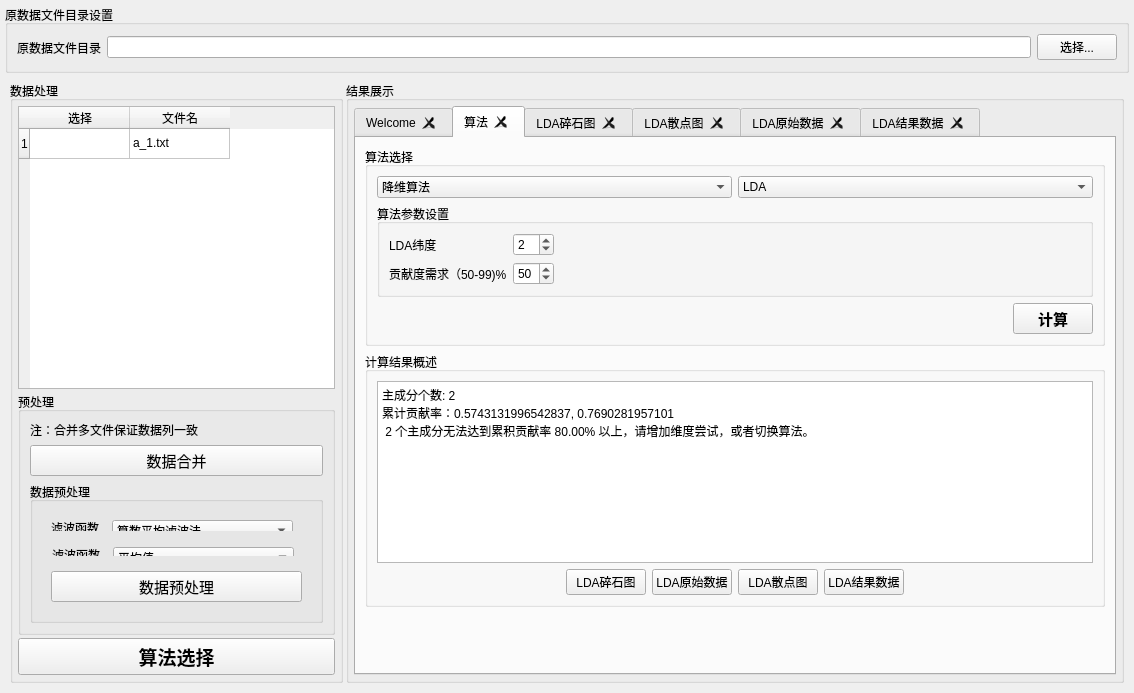
<?xml version="1.0" encoding="UTF-8"?>
<ui version="4.0">
 <class>Form</class>
 <widget class="QWidget" name="Form">
  <property name="geometry">
   <rect>
    <x>0</x>
    <y>0</y>
    <width>1134</width>
    <height>693</height>
   </rect>
  </property>
  <property name="windowTitle">
   <string>Form</string>
  </property>
  <layout class="QVBoxLayout" name="verticalLayout" stretch="1,9">
   <property name="spacing">
    <number>3</number>
   </property>
   <property name="leftMargin">
    <number>5</number>
   </property>
   <property name="topMargin">
    <number>5</number>
   </property>
   <property name="rightMargin">
    <number>5</number>
   </property>
   <property name="bottomMargin">
    <number>5</number>
   </property>
   <item>
    <widget class="QGroupBox" name="groupBox">
     <property name="title">
      <string>原数据文件目录设置</string>
     </property>
     <layout class="QHBoxLayout" name="horizontalLayout_6">
      <item>
       <widget class="QLabel" name="label_19">
        <property name="text">
         <string>原数据文件目录</string>
        </property>
       </widget>
      </item>
      <item>
       <widget class="QLineEdit" name="lineEdit_2"/>
      </item>
      <item>
       <widget class="QPushButton" name="pushButton_5">
        <property name="text">
         <string>选择...</string>
        </property>
       </widget>
      </item>
     </layout>
    </widget>
   </item>
   <item>
    <widget class="QWidget" name="widget" native="true">
     <layout class="QHBoxLayout" name="horizontalLayout_7" stretch="3,7">
      <property name="spacing">
       <number>3</number>
      </property>
      <property name="leftMargin">
       <number>5</number>
      </property>
      <property name="topMargin">
       <number>5</number>
      </property>
      <property name="rightMargin">
       <number>5</number>
      </property>
      <property name="bottomMargin">
       <number>5</number>
      </property>
      <item>
       <widget class="QGroupBox" name="groupBox_11">
        <property name="title">
         <string>数据处理</string>
        </property>
        <layout class="QVBoxLayout" name="verticalLayout_6" stretch="7,6,0">
         <property name="spacing">
          <number>3</number>
         </property>
         <property name="leftMargin">
          <number>5</number>
         </property>
         <property name="topMargin">
          <number>5</number>
         </property>
         <property name="rightMargin">
          <number>5</number>
         </property>
         <property name="bottomMargin">
          <number>5</number>
         </property>
         <item>
          <widget class="QTableWidget" name="tableWidget_2">
           <row/>
           <column>
            <property name="text">
             <string>选择</string>
            </property>
           </column>
           <column>
            <property name="text">
             <string>文件名</string>
            </property>
           </column>
           <item row="0" column="0">
            <property name="text">
             <string/>
            </property>
            <property name="checkState">
             <enum>Unchecked</enum>
            </property>
           </item>
           <item row="0" column="1">
            <property name="text">
             <string>a_1.txt</string>
            </property>
           </item>
          </widget>
         </item>
         <item>
          <widget class="QGroupBox" name="groupBox_13">
           <property name="title">
            <string>预处理</string>
           </property>
           <layout class="QVBoxLayout" name="verticalLayout_7" stretch="0,4,6">
            <item>
             <widget class="QLabel" name="label">
              <property name="text">
               <string>注：合并多文件保证数据列一致</string>
              </property>
             </widget>
            </item>
            <item>
             <widget class="QPushButton" name="pushButton_6">
              <property name="font">
               <font>
                <pointsize>11</pointsize>
               </font>
              </property>
              <property name="text">
               <string>数据合并</string>
              </property>
             </widget>
            </item>
            <item>
             <widget class="QGroupBox" name="groupBox_14">
              <property name="title">
               <string>数据预处理</string>
              </property>
              <layout class="QVBoxLayout" name="verticalLayout_8">
               <item>
                <widget class="QWidget" name="widget_2" native="true">
                 <widget class="QLabel" name="label_20">
                  <property name="geometry">
                   <rect>
                    <x>9</x>
                    <y>9</y>
                    <width>48</width>
                    <height>16</height>
                   </rect>
                  </property>
                  <property name="text">
                   <string>滤波函数</string>
                  </property>
                 </widget>
                 <widget class="QComboBox" name="comboBox_3">
                  <property name="geometry">
                   <rect>
                    <x>70</x>
                    <y>9</y>
                    <width>181</width>
                    <height>21</height>
                   </rect>
                  </property>
                  <item>
                   <property name="text">
                    <string>算数平均滤波法</string>
                   </property>
                  </item>
                  <item>
                   <property name="text">
                    <string>递推滤波平均法</string>
                   </property>
                  </item>
                  <item>
                   <property name="text">
                    <string>中位值滤波平均法</string>
                   </property>
                  </item>
                  <item>
                   <property name="text">
                    <string>一介滞后滤波法</string>
                   </property>
                  </item>
                  <item>
                   <property name="text">
                    <string>加权递推平均滤波法</string>
                   </property>
                  </item>
                  <item>
                   <property name="text">
                    <string>消抖滤波法</string>
                   </property>
                  </item>
                  <item>
                   <property name="text">
                    <string>限幅滤波法</string>
                   </property>
                  </item>
                 </widget>
                </widget>
               </item>
               <item>
                <widget class="QWidget" name="widget_3" native="true">
                 <widget class="QComboBox" name="comboBox_4">
                  <property name="geometry">
                   <rect>
                    <x>71</x>
                    <y>10</y>
                    <width>181</width>
                    <height>21</height>
                   </rect>
                  </property>
                  <item>
                   <property name="text">
                    <string>平均值</string>
                   </property>
                  </item>
                  <item>
                   <property name="text">
                    <string>中位数</string>
                   </property>
                  </item>
                  <item>
                   <property name="text">
                    <string>众数</string>
                   </property>
                  </item>
                  <item>
                   <property name="text">
                    <string>极差</string>
                   </property>
                  </item>
                  <item>
                   <property name="text">
                    <string>最大值</string>
                   </property>
                  </item>
                  <item>
                   <property name="text">
                    <string>最大斜率</string>
                   </property>
                  </item>
                 </widget>
                 <widget class="QLabel" name="label_21">
                  <property name="geometry">
                   <rect>
                    <x>10</x>
                    <y>10</y>
                    <width>48</width>
                    <height>16</height>
                   </rect>
                  </property>
                  <property name="text">
                   <string>滤波函数</string>
                  </property>
                 </widget>
                </widget>
               </item>
               <item>
                <widget class="QWidget" name="widget_4" native="true">
                 <layout class="QVBoxLayout" name="verticalLayout_9">
                  <item>
                   <widget class="QPushButton" name="pushButton_8">
                    <property name="font">
                     <font>
                      <pointsize>11</pointsize>
                     </font>
                    </property>
                    <property name="text">
                     <string>数据预处理</string>
                    </property>
                   </widget>
                  </item>
                 </layout>
                </widget>
               </item>
              </layout>
             </widget>
            </item>
           </layout>
          </widget>
         </item>
         <item>
          <widget class="QPushButton" name="pushButton_7">
           <property name="enabled">
            <bool>true</bool>
           </property>
           <property name="font">
            <font>
             <pointsize>14</pointsize>
             <bold>true</bold>
            </font>
           </property>
           <property name="autoFillBackground">
            <bool>false</bool>
           </property>
           <property name="text">
            <string>算法选择</string>
           </property>
           <property name="checkable">
            <bool>false</bool>
           </property>
           <property name="checked">
            <bool>false</bool>
           </property>
           <property name="autoRepeat">
            <bool>false</bool>
           </property>
           <property name="autoDefault">
            <bool>false</bool>
           </property>
           <property name="default">
            <bool>false</bool>
           </property>
           <property name="flat">
            <bool>false</bool>
           </property>
          </widget>
         </item>
        </layout>
       </widget>
      </item>
      <item>
       <widget class="QGroupBox" name="groupBox_12">
        <property name="title">
         <string>结果展示</string>
        </property>
        <layout class="QVBoxLayout" name="verticalLayout_2">
         <property name="spacing">
          <number>3</number>
         </property>
         <property name="leftMargin">
          <number>5</number>
         </property>
         <property name="topMargin">
          <number>5</number>
         </property>
         <property name="rightMargin">
          <number>5</number>
         </property>
         <property name="bottomMargin">
          <number>5</number>
         </property>
         <item>
          <widget class="QTabWidget" name="tabWidget">
           <property name="currentIndex">
            <number>1</number>
           </property>
           <property name="tabsClosable">
            <bool>true</bool>
           </property>
           <widget class="QWidget" name="tab_6">
            <attribute name="title">
             <string>Welcome</string>
            </attribute>
            <widget class="QWidget" name="layoutWidget">
             <property name="geometry">
              <rect>
               <x>190</x>
               <y>140</y>
               <width>301</width>
               <height>211</height>
              </rect>
             </property>
             <layout class="QVBoxLayout" name="verticalLayout_10">
              <item>
               <widget class="QLabel" name="label_4">
                <property name="text">
                 <string>1. 选择原数据目录</string>
                </property>
               </widget>
              </item>
              <item>
               <widget class="QLabel" name="label_5">
                <property name="text">
                 <string>2. 选择合并的数据文件</string>
                </property>
               </widget>
              </item>
              <item>
               <widget class="QLabel" name="label_6">
                <property name="text">
                 <string>3. 选择预处理的数据文件</string>
                </property>
               </widget>
              </item>
              <item>
               <widget class="QLabel" name="label_7">
                <property name="text">
                 <string>4. 算法选择</string>
                </property>
               </widget>
              </item>
              <item>
               <widget class="QLabel" name="label_8">
                <property name="text">
                 <string>5. 结果展示</string>
                </property>
               </widget>
              </item>
             </layout>
            </widget>
           </widget>
           <widget class="QWidget" name="tab">
            <attribute name="title">
             <string>算法</string>
            </attribute>
            <layout class="QVBoxLayout" name="verticalLayout_5">
             <item>
              <widget class="QGroupBox" name="groupBox_2">
               <property name="title">
                <string>算法选择</string>
               </property>
               <layout class="QVBoxLayout" name="verticalLayout_4">
                <item>
                 <layout class="QHBoxLayout" name="horizontalLayout_2">
                  <item>
                   <widget class="QComboBox" name="comboBox">
                    <item>
                     <property name="text">
                      <string>降维算法</string>
                     </property>
                    </item>
                    <item>
                     <property name="text">
                      <string>回归算法</string>
                     </property>
                    </item>
                    <item>
                     <property name="text">
                      <string>分类算法</string>
                     </property>
                    </item>
                   </widget>
                  </item>
                  <item>
                   <widget class="QComboBox" name="comboBox_2">
                    <item>
                     <property name="text">
                      <string>LDA</string>
                     </property>
                    </item>
                    <item>
                     <property name="text">
                      <string>SVM</string>
                     </property>
                    </item>
                    <item>
                     <property name="text">
                      <string>RF</string>
                     </property>
                    </item>
                   </widget>
                  </item>
                 </layout>
                </item>
                <item>
                 <widget class="QGroupBox" name="groupBox_5">
                  <property name="title">
                   <string>算法参数设置</string>
                  </property>
                  <layout class="QHBoxLayout" name="horizontalLayout_4">
                   <item>
                    <layout class="QGridLayout" name="gridLayout">
                     <item row="0" column="0">
                      <widget class="QLabel" name="label_2">
                       <property name="text">
                        <string>LDA纬度</string>
                       </property>
                      </widget>
                     </item>
                     <item row="0" column="1">
                      <widget class="QSpinBox" name="spinBox">
                       <property name="value">
                        <number>2</number>
                       </property>
                      </widget>
                     </item>
                     <item row="1" column="0">
                      <widget class="QLabel" name="label_3">
                       <property name="text">
                        <string>贡献度需求（50-99)%</string>
                       </property>
                      </widget>
                     </item>
                     <item row="1" column="1">
                      <widget class="QSpinBox" name="spinBox_2">
                       <property name="value">
                        <number>50</number>
                       </property>
                      </widget>
                     </item>
                    </layout>
                   </item>
                   <item>
                    <spacer name="horizontalSpacer_4">
                     <property name="orientation">
                      <enum>Qt::Orientation::Horizontal</enum>
                     </property>
                     <property name="sizeHint" stdset="0">
                      <size>
                       <width>492</width>
                       <height>20</height>
                      </size>
                     </property>
                    </spacer>
                   </item>
                  </layout>
                 </widget>
                </item>
                <item>
                 <layout class="QHBoxLayout" name="horizontalLayout">
                  <item>
                   <spacer name="horizontalSpacer">
                    <property name="orientation">
                     <enum>Qt::Orientation::Horizontal</enum>
                    </property>
                    <property name="sizeHint" stdset="0">
                     <size>
                      <width>588</width>
                      <height>20</height>
                     </size>
                    </property>
                   </spacer>
                  </item>
                  <item>
                   <widget class="QPushButton" name="pushButton">
                    <property name="font">
                     <font>
                      <pointsize>11</pointsize>
                      <bold>true</bold>
                     </font>
                    </property>
                    <property name="text">
                     <string>计算</string>
                    </property>
                   </widget>
                  </item>
                 </layout>
                </item>
               </layout>
              </widget>
             </item>
             <item>
              <widget class="QGroupBox" name="groupBox_3">
               <property name="title">
                <string>计算结果概述</string>
               </property>
               <layout class="QVBoxLayout" name="verticalLayout_3">
                <item>
                 <widget class="QTextBrowser" name="textBrowser">
                  <property name="html">
                   <string>&lt;!DOCTYPE HTML PUBLIC &quot;-//W3C//DTD HTML 4.0//EN&quot; &quot;http://www.w3.org/TR/REC-html40/strict.dtd&quot;&gt;
&lt;html&gt;&lt;head&gt;&lt;meta name=&quot;qrichtext&quot; content=&quot;1&quot; /&gt;&lt;meta charset=&quot;utf-8&quot; /&gt;&lt;style type=&quot;text/css&quot;&gt;
p, li { white-space: pre-wrap; }
hr { height: 1px; border-width: 0; }
li.unchecked::marker { content: &quot;\2610&quot;; }
li.checked::marker { content: &quot;\2612&quot;; }
&lt;/style&gt;&lt;/head&gt;&lt;body style=&quot; font-family:'Microsoft YaHei UI'; font-size:9pt; font-weight:400; font-style:normal;&quot;&gt;
&lt;p style=&quot; margin-top:0px; margin-bottom:0px; margin-left:0px; margin-right:0px; -qt-block-indent:0; text-indent:0px;&quot;&gt;主成分个数: 2&lt;/p&gt;
&lt;p style=&quot; margin-top:0px; margin-bottom:0px; margin-left:0px; margin-right:0px; -qt-block-indent:0; text-indent:0px;&quot;&gt;累计贡献率：0.5743131996542837, 0.7690281957101&lt;/p&gt;
&lt;p style=&quot; margin-top:0px; margin-bottom:0px; margin-left:0px; margin-right:0px; -qt-block-indent:0; text-indent:0px;&quot;&gt; 2 个主成分无法达到累积贡献率 80.00% 以上，请增加维度尝试，或者切换算法。&lt;/p&gt;&lt;/body&gt;&lt;/html&gt;</string>
                  </property>
                 </widget>
                </item>
                <item>
                 <layout class="QHBoxLayout" name="horizontalLayout_3">
                  <item>
                   <spacer name="horizontalSpacer_2">
                    <property name="orientation">
                     <enum>Qt::Orientation::Horizontal</enum>
                    </property>
                    <property name="sizeHint" stdset="0">
                     <size>
                      <width>40</width>
                      <height>20</height>
                     </size>
                    </property>
                   </spacer>
                  </item>
                  <item>
                   <widget class="QPushButton" name="pushButton_2">
                    <property name="text">
                     <string>LDA碎石图</string>
                    </property>
                   </widget>
                  </item>
                  <item>
                   <widget class="QPushButton" name="pushButton_3">
                    <property name="text">
                     <string>LDA原始数据</string>
                    </property>
                   </widget>
                  </item>
                  <item>
                   <widget class="QPushButton" name="pushButton_9">
                    <property name="text">
                     <string>LDA散点图</string>
                    </property>
                   </widget>
                  </item>
                  <item>
                   <widget class="QPushButton" name="pushButton_4">
                    <property name="text">
                     <string>LDA结果数据</string>
                    </property>
                   </widget>
                  </item>
                  <item>
                   <spacer name="horizontalSpacer_3">
                    <property name="orientation">
                     <enum>Qt::Orientation::Horizontal</enum>
                    </property>
                    <property name="sizeHint" stdset="0">
                     <size>
                      <width>40</width>
                      <height>20</height>
                     </size>
                    </property>
                   </spacer>
                  </item>
                 </layout>
                </item>
               </layout>
              </widget>
             </item>
             <item>
              <spacer name="verticalSpacer">
               <property name="orientation">
                <enum>Qt::Orientation::Vertical</enum>
               </property>
               <property name="sizeHint" stdset="0">
                <size>
                 <width>20</width>
                 <height>67</height>
                </size>
               </property>
              </spacer>
             </item>
            </layout>
           </widget>
           <widget class="QWidget" name="tab_2">
            <attribute name="title">
             <string>LDA碎石图</string>
            </attribute>
           </widget>
           <widget class="QWidget" name="tab_3">
            <attribute name="title">
             <string>LDA散点图</string>
            </attribute>
           </widget>
           <widget class="QWidget" name="tab_4">
            <attribute name="title">
             <string>LDA原始数据</string>
            </attribute>
           </widget>
           <widget class="QWidget" name="tab_5">
            <attribute name="title">
             <string>LDA结果数据</string>
            </attribute>
           </widget>
          </widget>
         </item>
        </layout>
       </widget>
      </item>
     </layout>
    </widget>
   </item>
  </layout>
 </widget>
 <resources/>
 <connections/>
</ui>
